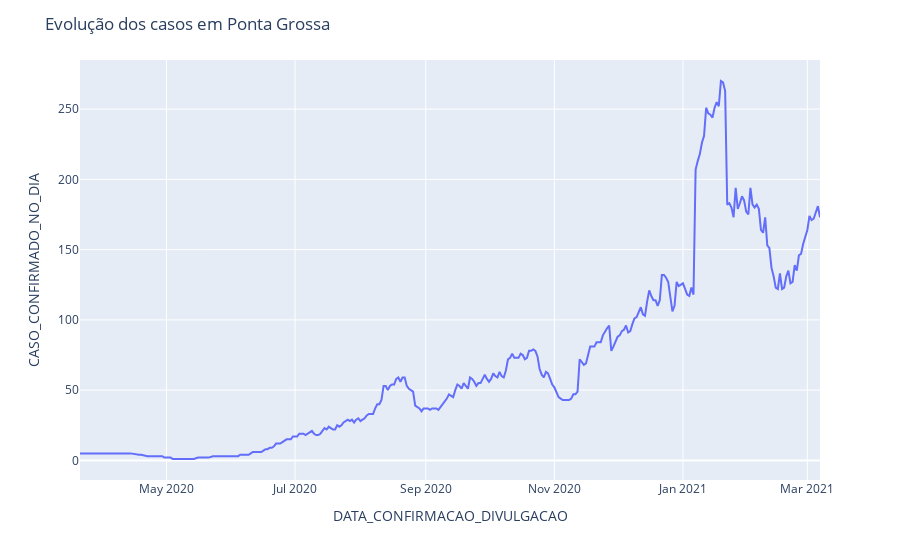

Notebook code cell kept with this figure:
### Code cell
import plotly.express as px 

fig = px.line(medias_moveis_pg, x='DATA_CONFIRMACAO_DIVULGACAO', y='CASO_CONFIRMADO_NO_DIA')
fig.layout.title.text = 'Evolução dos casos em Ponta Grossa'
fig.show()

### Figure 1 — Plotly figure (JSON) as saved in the notebook; plotly's stock layout.template omitted (floating-point values rounded to 4 significant figures; data arrays with more than 128 entries replaced by an {"elided": "..."} marker saying what was removed)
{"data": [{"hovertemplate": "DATA_CONFIRMACAO_DIVULGACAO=%{x}<br>CASO_CONFIRMADO_NO_DIA=%{y}<extra></extra>", "legendgroup": "", "line": {"color": "#636efa", "dash": "solid"}, "mode": "lines", "name": "", "orientation": "v", "showlegend": false, "type": "scatter", "x": {"elided": "312 str values"}, "xaxis": "x", "y": {"elided": "312 int values"}, "yaxis": "y"}], "layout": {"legend": {"tracegroupgap": 0}, "margin": {"t": 60}, "title": {"text": "Evolução dos casos em Ponta Grossa"}, "xaxis": {"anchor": "y", "domain": [0, 1], "title": {"text": "DATA_CONFIRMACAO_DIVULGACAO"}}, "yaxis": {"anchor": "x", "domain": [0, 1], "title": {"text": "CASO_CONFIRMADO_NO_DIA"}}}}
